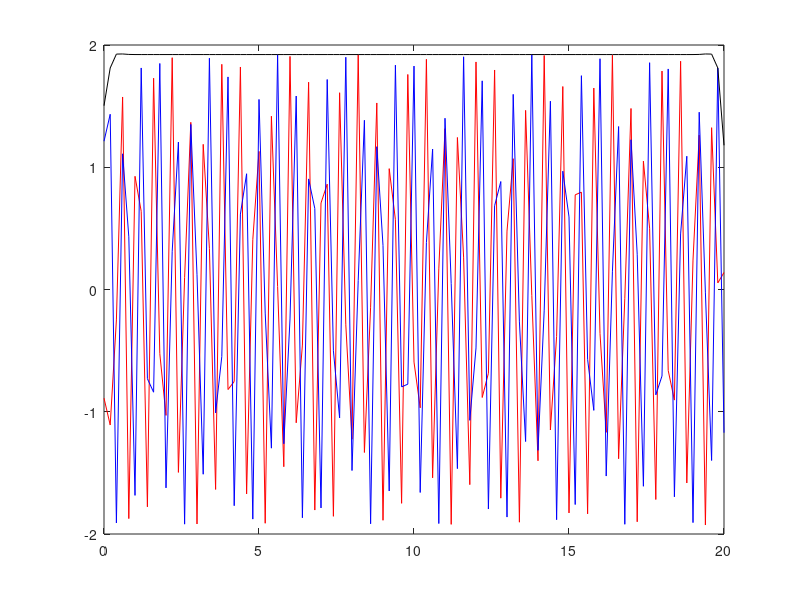
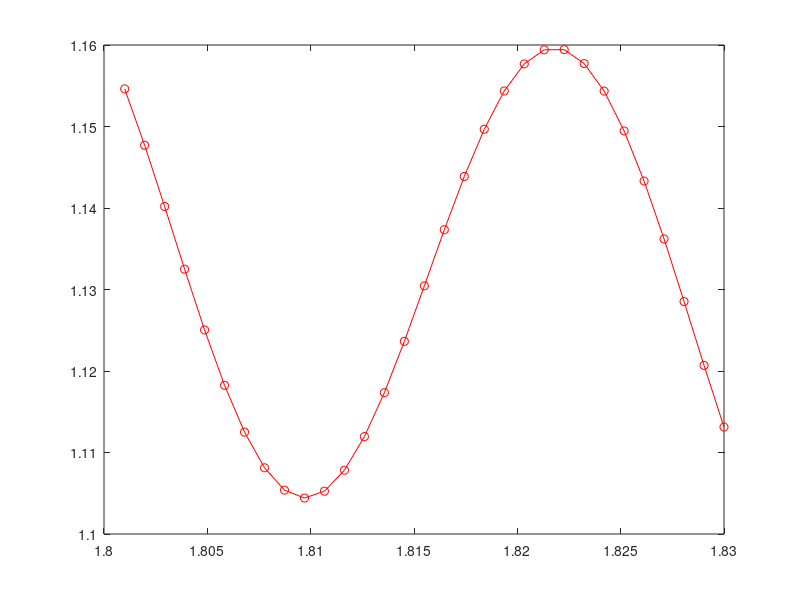

MATLAB code for these plots, in order:


function FEM1D
  tic
clear


EPS0=8.854E-12;
XMU0=1.2566306E-6;
T=0;

global Nelm;
global Nnodes;

cryst_const=1;
x0=0;
x1=20;
Nelm=100;
dx=(x1-x0)/Nelm;

eps1=5.5+0.0*1j;
eps2=5.5+0*1j;



Nnodes=Nelm+1;


global indices;
indices=zeros(Nnodes+2,1);

ix=0;


for i=1:Nnodes
if(i==1 || i==Nnodes)
indices(i)=0;
 continue;
 end;
ix=ix+1;
indices(i)=ix;
end

ix=ix+1;
indices(Nnodes+1)=ix;
ix=ix+1;
indices(Nnodes+2)=ix;

global xcoord;
xcoord=linspace(x0,x1,Nnodes);
global elms;
elms=zeros(Nelm,2);
global epss;
epss=zeros(Nelm,1);

for i=1:Nelm
  elms(i,1)=i;
  elms(i,2)=i+1;
end

global neq;
global K;
global b;
%c=1/sqrt(EPS0*XMU0);
%lam=0.5e-6;

wn1=0.3;
wn2=.9;
wn1=1.801;
wn2=1.83;
divw=30;
T=zeros(divw+1,1);
wvec=zeros(divw+1,1);
dw=(wn2-wn1)/divw;
global k1;

for iw=1:divw+1;
wn=wn1+(iw-1)*dw;
wvec(iw)=wn;

k1=2*pi*wn/cryst_const;
f=k1;
lam=1./f;

w2c2=k1^2;


for ie=1:Nelm
  
  if(ie<Nelm/4 || ie>Nelm*3/4)
  epss(ie)=eps1;
  else
 epss(ie)=eps2;
 end

end


neq=0;
for i=1:Nnodes
if(indices(i)>0)
 neq=neq+1;
 end;
end

neq=neq+2;



SetK_Mat(w2c2);

b=zeros(neq,1);

SetRHS(k1,w2c2);

K;
sol=K\b;

T(iw)=abs(sol(neq));

end

  figure(2)
    
  plot(wvec,T,'-or');
 hold on

Ez=complex(Nnodes,1);
%Ezm=zeros(Nnodes,1);
Ezn=zeros(Nnodes,1);
for n=1:Nnodes
 
  index= indices(n);

     if(index>0) 
      Ez(n)=sol(index);
  end
end


for n=Nnodes+1:Nnodes+2
 
  index= indices(n);

  if(n==Nnodes+1)
  Ez(1)=sol(index);
  end
  if(n==Nnodes+2)
  Ez(Nnodes)=sol(index);
  end

end

for n=1:Nnodes
 
   x=xcoord(n);
   E0=1*exp(1i*k1*x);
   Ez(n)=Ez(n)+E0;
       
  Ezn(n)= abs(Ez(n));
end

 colorRe='r';
 colorIm='b';
 
    figure(1)
    
    plot(xcoord,real(Ez),colorRe);
     hold on
     plot(xcoord,imag(Ez),colorIm);
      hold on
     plot(xcoord,Ezn,'k');
    hold on

toc

end

function SetK_Mat(w2c2)
global K;
global neq;
global Nelm;
global Nnodes;
global elms;
global indices;
global epss;
K=zeros(neq,neq);
S=zeros(neq,neq);
for ie=1:Nelm
    gg=grdNi_gradNj(ie);
    
    NiNj=Ni_dot_Nj(ie);
   eps=epss(ie);
 % w2c2eps=epss(ie)*w2c2;
   for j=1:2
    n1=elms(ie,j); 
    indx1=indices(n1);
     if(indx1>0)
      for k=1:2
       n2=elms(ie,k);
       indx2=indices(n2);
       if(indx2>0)
         K(indx1,indx2)=  K(indx1,indx2)+gg(j,k);
         S(indx1,indx2)=  S(indx1,indx2)+eps*NiNj(j,k);
       end
      end
     end
    end
  end
   

for ie=1:Nelm
    
    NiNjMix=Ni_dot_NjMix(ie);
   eps=epss(ie);
 % w2c2eps=epss(ie)*w2c2;
   for j=1:2
    n1=Nnodes+j; 
    indx1=indices(n1);
     if(indx1>0)
      for k=1:2
       n2=elms(ie,k);
       indx2=indices(n2);
       if(indx2>0)
         S(indx1,indx2)=  S(indx1,indx2)+eps*NiNjMix(j,k);
       end
      end
     end
    end
  end

  for ie=1:1
    gg=grdNi_gradNjTR(ie);
  
    NiNj=Ni_dot_NjTR(ie);
   eps=epss(ie);
 % w2c2eps=epss(ie)*w2c2;
   for j=1:2
    n1=Nnodes+j; 
    indx1=indices(n1);
     if(indx1>0)
      for k=1:2
        n2=Nnodes+k; 
       indx2=indices(n2);
       if(indx2>0)
         K(indx1,indx2)=  K(indx1,indx2)+gg(j,k);
         S(indx1,indx2)=  S(indx1,indx2)+eps*NiNj(j,k);
       end
      end
     end
    end
  end

K=K+w2c2*S;
end


function SetRHS(k,w2c2)
global b;
global elms;
global xcoord;
global Nelm;
global indices;
global epss;

k2=k*k;

for ie=1:Nelm
  
    n1=elms(ie,1); 
    n2=elms(ie,2);
    
    eps=epss(ie);
    w2c2eps=eps*w2c2;

    x1=xcoord(n1);
    x2=xcoord(n2);
    
    d=x2-x1;
    
    br1=(cos(k*(d+x1))-cos(k*x1))/(d*k2)-sin(k*x1)/k;
    br2=-(cos(k*(d+x1))-cos(k*x1))/(d*k2)+sin(k*(x1+d))/k;
    
    bm1=(sin(k*(d+x1))-sin(k*x1))/(d*k2)+cos(k*x1)/k;
    bm2=-(sin(k*(d+x1))-sin(k*x1))/(d*k2)-cos(k*(x1+d))/k;
    
     index1=indices(n1);
     index2=indices(n2);
     
     if(index1>0)
     b(index1)= b(index1)-br1*(w2c2eps-k2)-1i*bm1*(w2c2eps-k2);
     end;
     if(index2>0)
     b(index2)= b(index2)-br2*(w2c2eps-k2)-1i*bm2*(w2c2eps-k2);
     end;     

end

  
end

function [gg]=grdNi_gradNj(ie)
gg=zeros(2,2);
global elms;
global xcoord;

  n1=elms(ie,1);
  n2=elms(ie,2);
  dx=xcoord(n2)-xcoord(n1);
  g=1./dx;
  
  gg(1,1)=g*g*dx;
  gg(1,2)=-g*g*dx;
  gg(2,1)=-g*g*dx;
  gg(2,2)=g*g*dx;
  
end

function [NiNj]=Ni_dot_Nj(ie)
NiNj=zeros(2,2);
global elms;
global xcoord;

  n1=elms(ie,1);
  n2=elms(ie,2);
  dx=xcoord(n2)-xcoord(n1);

  NiNj(1,1)=dx/3;
  NiNj(1,2)=dx/6;
  NiNj(2,1)=dx/6;
  NiNj(2,2)=dx/3;

  
end


function [gg]=grdNi_gradNjTR(ie)
gg=zeros(2,2);
global elms;
global xcoord;
global Nelm;
  n1=elms(1,1);
  n2=elms(Nelm,2);
  dx=xcoord(n2)-xcoord(n1);
  g=1./dx;
  
  gg(1,1)=g*g*dx;
  gg(1,2)=-g*g*dx;
  gg(2,1)=-g*g*dx;
  gg(2,2)=g*g*dx;
  
end

function [NiNj]=Ni_dot_NjTR(ie)
NiNj=zeros(2,2);
global elms;
global xcoord;
global Nelm;
  n1=elms(1,1);
  n2=elms(Nelm,2);
  dx=xcoord(n2)-xcoord(n1);

  NiNj(1,1)=dx/3;
  NiNj(1,2)=dx/6;
  NiNj(2,1)=dx/6;
  NiNj(2,2)=dx/3;

  
end



function [NiNj]=Ni_dot_NjMix(ie)
NiNj=zeros(2,2);
global elms;
global xcoord;
global Nelm;
global k1;

  n11=elms(1,1);
  n22=elms(Nelm,2);
  L=xcoord(n22)-xcoord(n11);
  
  n1=elms(ie,1);
  n2=elms(ie,2);
   
  x1=xcoord(n1);
  x2=xcoord(n2);
  d=x2-x1;
  div=10;
  dx=d/div;
  sum11=0;
  sum12=0;
    sum21=0;
  sum22=0;
  for k=1:div
    
    x=x1+(k-1)*dx;
   
  yy1=(1-x/L)*exp(-1i*k1*x);;
  yy2=x/L*exp(1i*k1*x);;
  
  y1=(-x/d+n1+1);
  y2=(x/d-n2+2);
  sum11=sum11+yy1*y1*dx;
  sum12=sum12+yy1*y2*dx;
  
  sum21=sum21+yy2*y1*dx;
  sum22=sum22+yy2*y2*dx;
  
  end

    NiNj(1,1)=sum11;
  NiNj(1,2)=sum12;
  NiNj(2,1)=sum21;
  NiNj(2,2)=sum22;

  
end

